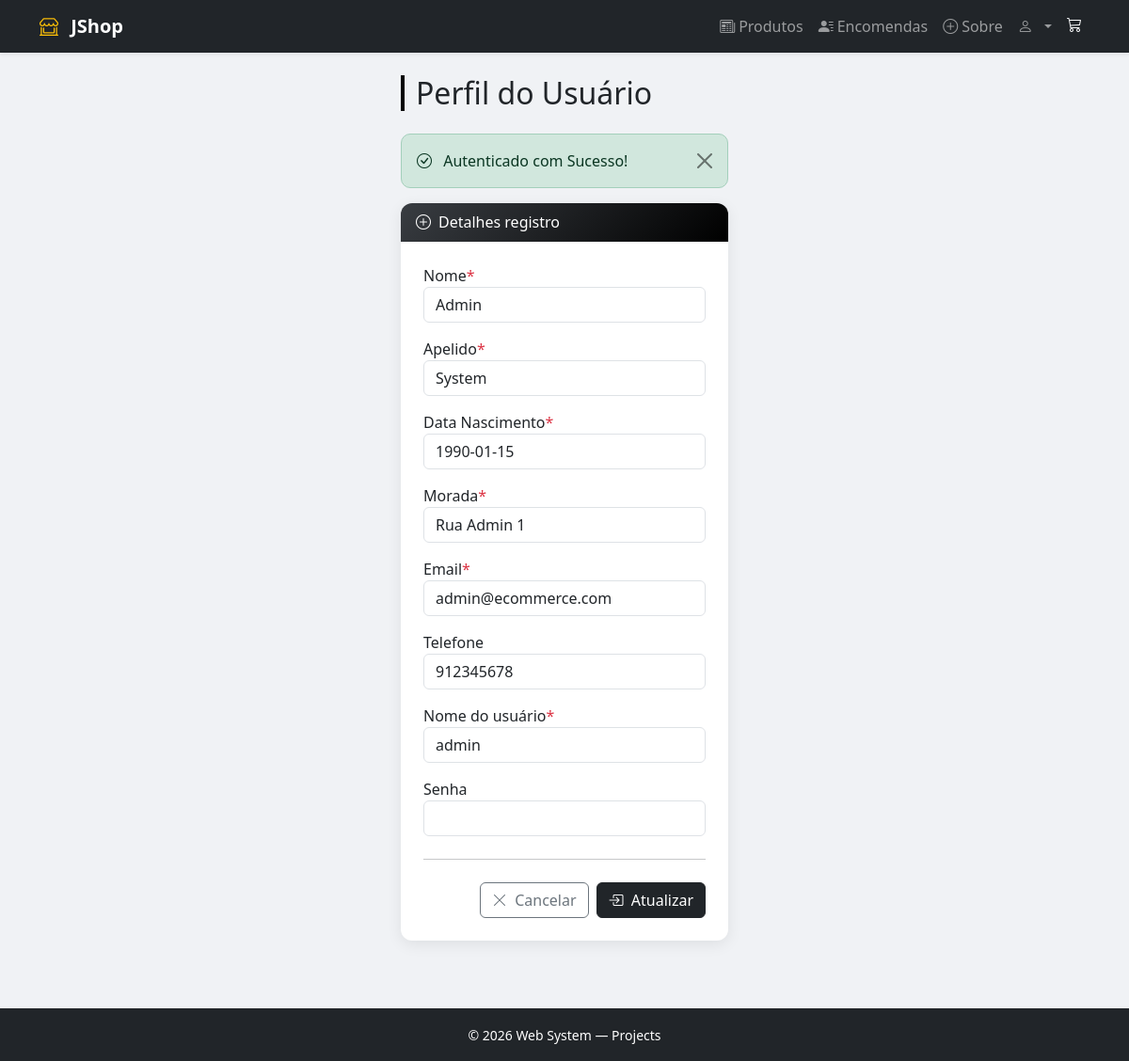
Page /security/profile.php (signed in) on the committed database.
### tables this page shows
CREATE TABLE utilizadores (
    id INT AUTO_INCREMENT PRIMARY KEY,
    nome VARCHAR(100) NOT NULL,
    apelido VARCHAR(100) NOT NULL,
    data_nascimento VARCHAR(100) NOT NULL,
    morada VARCHAR(100) NOT NULL,
    email VARCHAR(150) NOT NULL,
    telefone VARCHAR(20),
    username VARCHAR(50) NOT NULL UNIQUE,
    senha_hash VARCHAR(255) NOT NULL,
    tipo ENUM('admin', 'cliente') DEFAULT 'cliente'
);

### config/Database.php (called while the page is built, shortened)
<?php
class Database
{
    private string $host = AppConfigConst::DB_HOST;
    private string $dbname = AppConfigConst::DB_NAME;
    private string $username = AppConfigConst::DB_USER;
    private string $password = AppConfigConst::DB_PASS;
    public function __construct()
    {
        $this->conexao = new mysqli($this->host, $this->username, $this->password, $this->dbname);
    }
}
?>

### security/SecurityService.php (called while the page is built, shortened)
<?php
require_once __DIR__ . '/../config/Database.php';
class SecurityService
{
    private mysqli $database;
    public function __construct()
    {
        $this->database = (new Database())->conexao;
    }
    public function getUserById($id)
    {
        $stmt = $this->database->prepare("SELECT * FROM utilizadores WHERE id = ?");
        $stmt->bind_param("i", $id);
        $stmt->execute();
        return $stmt->get_result()->fetch_assoc();
    }
}
?>

### security/profile.php (the view, shortened to what this page needs)
<?php
include 'SecurityService.php';
$securityService = new SecurityService();
$flash = $_SESSION['flash'] ?? null;
$id = isset($_SESSION['user_id']) ? (int) $_SESSION['user_id'] : 0;
$profile = $securityService->getUserById($id);
$errors = [];
$input = $profile;
require_once __DIR__ . '/../includes/header.php';
?>
<div class="d-flex align-items-center justify-content-center" style="min-height: calc(100vh - 10rem);">
    <div class="row justify-content-center w-100">
        <div class="col-lg-4">
            <h2 class="page-header">Perfil do Usuário</h2>
            <?php if ($flash): ?>
                <div class="alert alert-<?= $flash['type'] ?> alert-dismissible fade show" role="alert">
                    <i class="bi bi-<?= $flash['type'] === 'success' ? 'check-circle' : 'exclamation-triangle' ?> me-2"></i>
                    <?= htmlspecialchars($flash['message']) ?>
                    <button type="button" class="btn-close" data-bs-dismiss="alert"></button>
                </div>
            <?php endif; ?>
            <div class="card form-card">
                <div class="card-header">
                    <i class="bi bi-plus-circle me-2"></i>Detalhes registro
                </div>
                <div class="card-body p-4">
                    <form method="POST" action="#" novalidate>
                        <div class="row g-3">
                            <div class="col-12">
                                <label for="nome" class="form-titulo">Nome<span class="text-danger">*</span></label>
                                <input type="text" id="nome" name="nome"
                                    class="form-control <?= isset($errors['nome']) ? 'is-invalid' : '' ?>"
                                    value="<?= htmlspecialchars($input['nome']) ?>" maxlength="100">
                            </div>
                            <div class="col-12">
                                <label for="apelido" class="form-titulo">Apelido<span
                                        class="text-danger">*</span></label>
                                <input type="text" id="apelido" name="apelido"
                                    class="form-control <?= isset($errors['apelido']) ? 'is-invalid' : '' ?>"
                                    value="<?= htmlspecialchars($input['apelido']) ?>" maxlength="100">
                            </div>
                            <div class="col-12">
                                <label for="data_nascimento" class="form-titulo">Data Nascimento<span
                                        class="text-danger">*</span></label>
                                <input type="text" id="data_nascimento" name="data_nascimento"
                                    class="form-control <?= isset($errors['data_nascimento']) ? 'is-invalid' : '' ?>"
                                    value="<?= htmlspecialchars($input['data_nascimento']) ?>" maxlength="100">
                            </div>
                            <div class="col-12">
                                <label for="morada" class="form-titulo">Morada<span class="text-danger">*</span></label>
                                <input type="text" id="morada" name="morada"
                                    class="form-control <?= isset($errors['morada']) ? 'is-invalid' : '' ?>"
                                    value="<?= htmlspecialchars($input['morada']) ?>" maxlength="100">
                            </div>
                            <div class="col-12">
                                <label for="email" class="form-titulo">Email<span class="text-danger">*</span></label>
                                <input type="email" id="email" name="email"
                                    class="form-control <?= isset($errors['email']) ? 'is-invalid' : '' ?>"
                                    value="<?= htmlspecialchars($input['email']) ?>" maxlength="100">
                            </div>
                            <div class="col-12">
                                <label for="telefone" class="form-titulo">Telefone</label>
                                <input type="tel" id="telefone" name="telefone"
                                    class="form-control <?= isset($errors['telefone']) ? 'is-invalid' : '' ?>"
                                    value="<?= htmlspecialchars($input['telefone']) ?>" maxlength="100">
                            </div>
                            <div class="col-12">
                                <label for="username" class="form-titulo">Nome do usuário<span
                                        class="text-danger">*</span></label>
                                <input type="tel" id="username" name="username"
                                    class="form-control <?= isset($errors['username']) ? 'is-invalid' : '' ?>"
                                    value="<?= htmlspecialchars($input['username']) ?>" maxlength="100">
                            </div>
                            <div class="col-12">
                                <label for="senha_hash" class="conteudo-label">Senha</label>
                                <input type="password" id="senha_hash" name="senha_hash"
                                    class="form-control <?= isset($errors['senha_hash']) ? 'is-invalid' : '' ?>"
                                    maxlength="100">
                            </div>
                        </div>
                        <hr class="my-4">
                        <div class="d-flex gap-2 justify-content-end">
                            <a href="<?= AppConfigConst::PATH_INDEX ?>" class="btn btn-outline-secondary">
                                <i class="bi bi-x-lg me-1"></i>
                                Cancelar
                            </a>
                            <button type="submit" class="btn btn-dark">
                                <i class="bi bi-box-arrow-in-right me-1"></i>
                                Atualizar
                            </button>
                        </div>
                    </form>
                </div>
            </div>
        </div>
    </div>
</div>

### assets/css/style.css (style rules this page uses)
body { background-color: #f0f2f5; font-family: "Segoe UI", sans-serif; min-height: 100vh; display: flex; flex-direction: column; }
.page-header { border-left: 4px solid #000000; padding-left: 0.75rem; margin-bottom: 1.5rem; }
.form-card { border: none; border-radius: 12px; box-shadow: 0 4px 16px rgba(0, 0, 0, 0.08); }
.form-card .card-header { border-radius: 12px 12px 0 0 !important; background: linear-gradient(135deg, #393d42, #000000); color: #fff; }
.alert { border-radius: 10px; }
.card-body .btn, .card-body form { position: relative; z-index: 2; }

### rows in the picture
utilizadores: nome "Admin", apelido "System", data_nascimento "1990-01-15", morada "Rua Admin 1", email "admin@ecommerce.com", telefone "912345678", username "admin"

### other values in the picture
$flash['message'] "Autenticado com Sucesso!"
